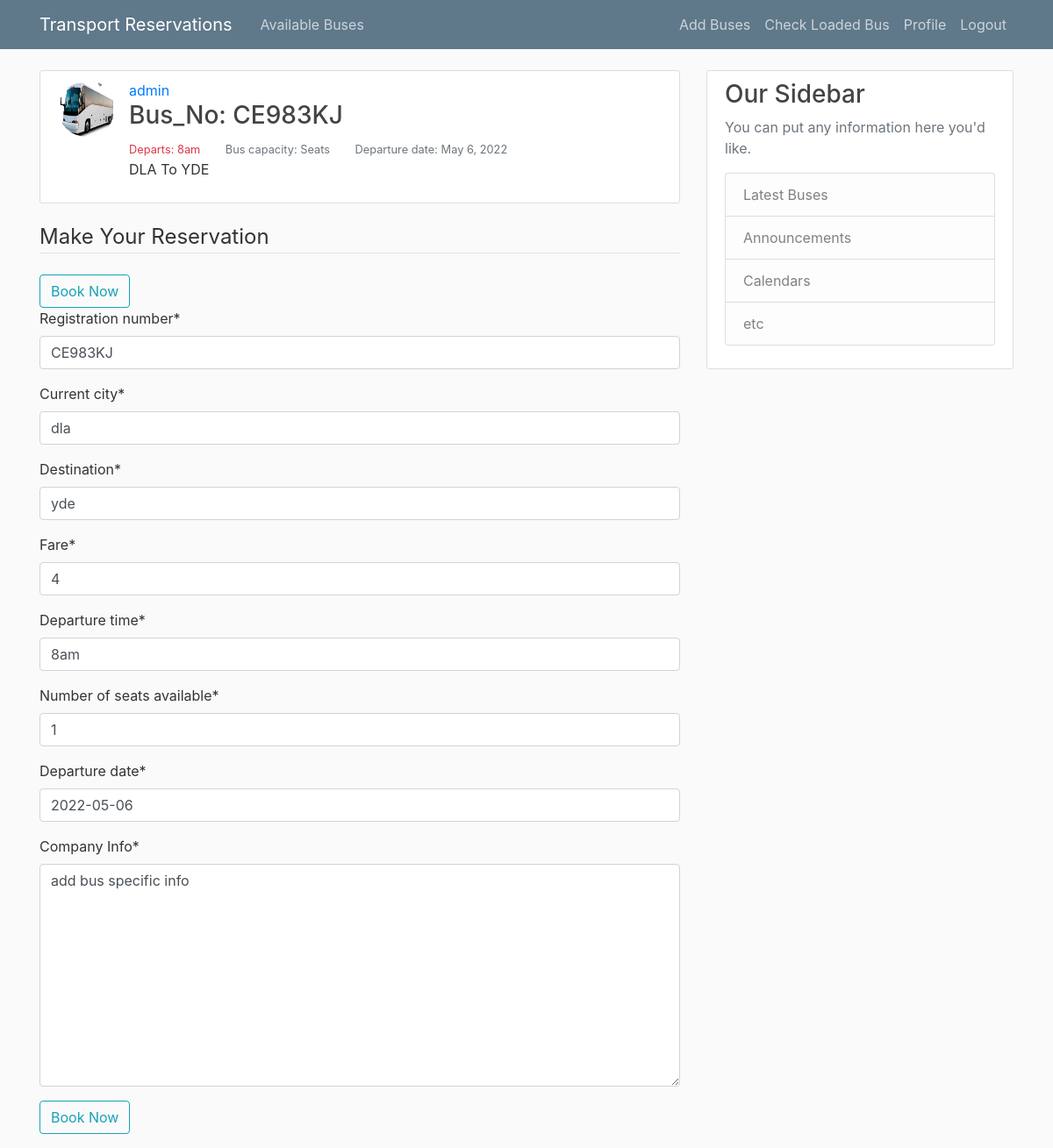
The app's page /available_buses/1/ (signed in) with its own data.
### reservations/models.py (models this page shows, shortened)
class AvailableBuses(models.Model):
    author = models.ForeignKey(User, on_delete=models.CASCADE)
    registration_number = models.CharField(max_length=10)
    current_city = models.CharField(max_length=20)
    destination = models.CharField(max_length=20)
    fare = models.IntegerField()
    departure_time = models.CharField(max_length=30)
    number_of_seats_available = models.IntegerField()
    departure_date = models.DateField()
    company_Info = models.TextField(max_length=500)

### users/models.py (models this page shows, shortened)
class Profile(models.Model):
    user = models.OneToOneField(User, on_delete=models.CASCADE)
    image = models.ImageField(default='default.jpg', upload_to='profile_pics')

### reservations/views.py (the view, shortened to what this page needs)
# urls.py: path('available_buses/<int:pk>/', AvailableBusesDetailView.as_view(), name='available_buses_detail'),
class AvailableBusesDetailView(FormMixin, LoginRequiredMixin, DetailView):
    model = AvailableBuses
    template_name = 'reservations/availableBuses_detail.html'
    form_class = BusDetailsForm
    def get_context_data(self, **kwargs):
        context = super(AvailableBusesDetailView, self).get_context_data(**kwargs)
        context['detail_form'] = BusDetailsForm(instance=self.object)
        return context

### reservations/forms.py
class BusDetailsForm(forms.ModelForm):
    class Meta:
        model = AvailableBuses
        fields = ['registration_number', 'current_city', 'destination', 'fare', 'departure_time',
                  'number_of_seats_available', 'departure_date', 'company_Info']

### reservations/templates/reservations/availableBuses_detail.html (shortened to what this page needs)
{% extends 'reservations/base.html' %}
{% load crispy_forms_tags %}
{% block content %}
        <article class="media content-section">
        <img class="rounded-circle article-img" src="{{ object.author.profile.image.url }}">
          <div class="media-body">
            <div class="article-title">
              <a class="mr-2" href="{% url 'individual_company_buses' object.author.username %}">{{ object.author }}</a>
              <h3 class="mr-2">Bus_No: {{ object.registration_number }}</h3>
              <div>
                  <small class="text-danger mr-4">Departs: {{ object.departure_time }}</small>
                  <small class="text-muted mr-4">Bus capacity: {{ object.number_of_seats }} Seats</small>
                  <small class="text-muted mr-4">Departure date: {{ object.departure_date }} </small>
              </div>
            </div>
            <p class="article-content">{{ object.current_city.upper }} To {{ object.destination.upper }}</p>
          </div>
        </article>
    <form method="post">
        <fieldset class="form-group">
            <legend class="border-bottom mb-4">Make Your Reservation</legend>
            <a href="{% url 'available_buses_pay' object.id %}" class="btn btn-outline-info" type="button">Book Now</a>
                {{ detail_form | crispy }}
            <a href="{% url 'available_buses_pay' object.id %}" class="btn btn-outline-info" type="button">Book Now</a>
        </fieldset>
    </form>
{% endblock content %}

### reservations/static/reservations/main.css (style rules this page uses)
body { background: #fafafa; color: #333333; margin-top: 5rem; }
h1, h2, h3, h4, h5, h6 { color: #444444; }
.content-section { background: #ffffff; padding: 10px 20px; border: 1px solid #dddddd; border-radius: 3px; margin-bottom: 20px; }
.article-title { color: #444444; }
.article-content { white-space: pre-line; }
.article-img { height: 65px; width: 65px; margin-right: 16px; }

### records on screen
AvailableBuses: author.profile.image (picture), author "admin", registration_number "CE983KJ", departure_time "8am", departure_date "May 6, 2022", current_city "DLA", destination "YDE", current_city "dla", destination "yde", fare "4", number_of_seats_available "1", departure_date "2022-05-06", company_Info "add bus specific info"
